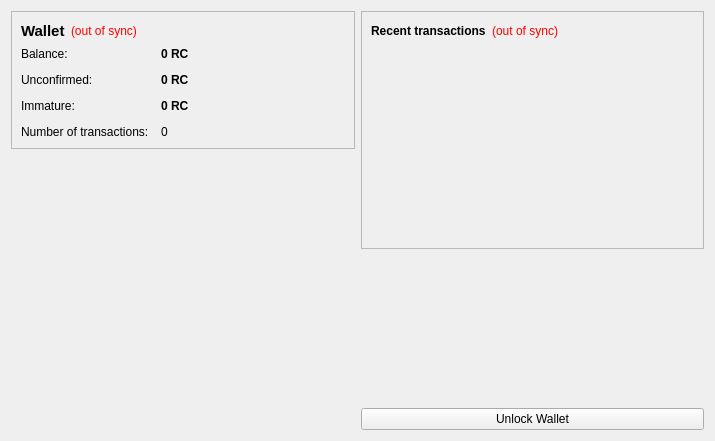
<?xml version="1.0" encoding="UTF-8"?>
<ui version="4.0">
 <class>OverviewPage</class>
 <widget class="QWidget" name="OverviewPage">
  <property name="geometry">
   <rect>
    <x>0</x>
    <y>0</y>
    <width>715</width>
    <height>441</height>
   </rect>
  </property>
  <property name="windowTitle">
   <string>Form</string>
  </property>
  <layout class="QHBoxLayout" name="horizontalLayout" stretch="1,1">
   <item>
    <layout class="QVBoxLayout" name="verticalLayout_2">
     <item>
      <widget class="QFrame" name="frame">
       <property name="frameShape">
        <enum>QFrame::StyledPanel</enum>
       </property>
       <property name="frameShadow">
        <enum>QFrame::Raised</enum>
       </property>
       <layout class="QVBoxLayout" name="verticalLayout_4">
        <item>
         <layout class="QHBoxLayout" name="horizontalLayout_4">
          <item>
           <widget class="QLabel" name="label_5">
            <property name="font">
             <font>
              <pointsize>11</pointsize>
              <weight>75</weight>
              <bold>true</bold>
             </font>
            </property>
            <property name="text">
             <string>Wallet</string>
            </property>
           </widget>
          </item>
          <item>
           <widget class="QLabel" name="labelWalletStatus">
            <property name="toolTip">
             <string>&lt;html&gt;&lt;head/&gt;&lt;body&gt;&lt;p&gt;The displayed information may be out of date. Your wallet automatically synchronizes with the RC network after a connection is established, but this process has not completed yet.&lt;/p&gt;&lt;/body&gt;&lt;/html&gt;</string>
            </property>
            <property name="styleSheet">
             <string notr="true">QLabel { color: red; }</string>
            </property>
            <property name="text">
             <string notr="true">(out of sync)</string>
            </property>
            <property name="alignment">
             <set>Qt::AlignLeading|Qt::AlignLeft|Qt::AlignVCenter</set>
            </property>
           </widget>
          </item>
          <item>
           <spacer name="horizontalSpacer_2">
            <property name="orientation">
             <enum>Qt::Horizontal</enum>
            </property>
            <property name="sizeHint" stdset="0">
             <size>
              <width>40</width>
              <height>20</height>
             </size>
            </property>
           </spacer>
          </item>
         </layout>
        </item>
        <item>
         <layout class="QFormLayout" name="formLayout_2">
          <property name="fieldGrowthPolicy">
           <enum>QFormLayout::AllNonFixedFieldsGrow</enum>
          </property>
          <property name="horizontalSpacing">
           <number>12</number>
          </property>
          <property name="verticalSpacing">
           <number>12</number>
          </property>
          <item row="0" column="0">
           <widget class="QLabel" name="label">
            <property name="text">
             <string>Balance:</string>
            </property>
           </widget>
          </item>
          <item row="0" column="1">
           <widget class="QLabel" name="labelBalance">
            <property name="font">
             <font>
              <weight>75</weight>
              <bold>true</bold>
             </font>
            </property>
            <property name="cursor">
             <cursorShape>IBeamCursor</cursorShape>
            </property>
            <property name="toolTip">
             <string>Your current balance</string>
            </property>
            <property name="text">
             <string notr="true">0 RC</string>
            </property>
            <property name="textInteractionFlags">
             <set>Qt::LinksAccessibleByMouse|Qt::TextSelectableByKeyboard|Qt::TextSelectableByMouse</set>
            </property>
           </widget>
          </item>
          <item row="2" column="0">
           <widget class="QLabel" name="label_3">
            <property name="text">
             <string>Unconfirmed:</string>
            </property>
           </widget>
          </item>
          <item row="2" column="1">
           <widget class="QLabel" name="labelUnconfirmed">
            <property name="font">
             <font>
              <weight>75</weight>
              <bold>true</bold>
             </font>
            </property>
            <property name="cursor">
             <cursorShape>IBeamCursor</cursorShape>
            </property>
            <property name="toolTip">
             <string>Total of transactions that have yet to be confirmed, and do not yet count toward the current balance</string>
            </property>
            <property name="text">
             <string notr="true">0 RC</string>
            </property>
            <property name="textInteractionFlags">
             <set>Qt::LinksAccessibleByMouse|Qt::TextSelectableByKeyboard|Qt::TextSelectableByMouse</set>
            </property>
           </widget>
          </item>
          <item row="3" column="0">
           <widget class="QLabel" name="labelImmatureText">
            <property name="text">
             <string>Immature:</string>
            </property>
           </widget>
          </item>
          <item row="3" column="1">
           <widget class="QLabel" name="labelImmature">
            <property name="font">
             <font>
              <weight>75</weight>
              <bold>true</bold>
             </font>
            </property>
            <property name="toolTip">
             <string>Mined balance that has not yet matured</string>
            </property>
            <property name="text">
             <string notr="true">0 RC</string>
            </property>
            <property name="textInteractionFlags">
             <set>Qt::LinksAccessibleByMouse|Qt::TextSelectableByKeyboard|Qt::TextSelectableByMouse</set>
            </property>
           </widget>
          </item>
          <item row="4" column="0">
           <widget class="QLabel" name="label_2">
            <property name="text">
             <string>Number of transactions:</string>
            </property>
           </widget>
          </item>
          <item row="4" column="1">
           <widget class="QLabel" name="labelNumTransactions">
            <property name="toolTip">
             <string>Total number of transactions in wallet</string>
            </property>
            <property name="text">
             <string notr="true">0</string>
            </property>
           </widget>
          </item>
         </layout>
        </item>
       </layout>
      </widget>
     </item>
     <item>
      <spacer name="verticalSpacer">
       <property name="orientation">
        <enum>Qt::Vertical</enum>
       </property>
       <property name="sizeHint" stdset="0">
        <size>
         <width>20</width>
         <height>40</height>
        </size>
       </property>
      </spacer>
     </item>
     <item>
      <widget class="QLabel" name="label_6">
       <property name="text">
        <string/>
       </property>
       <property name="pixmap">
        <pixmap resource="../bitcoin.qrc">:/images/backg</pixmap>
       </property>
       <property name="scaledContents">
        <bool>false</bool>
       </property>
       <property name="alignment">
        <set>Qt::AlignCenter</set>
       </property>
       <property name="margin">
        <number>-2</number>
       </property>
      </widget>
     </item>
    </layout>
   </item>
   <item>
    <layout class="QVBoxLayout" name="verticalLayout_3">
     <item>
      <widget class="QFrame" name="frame_2">
       <property name="frameShape">
        <enum>QFrame::StyledPanel</enum>
       </property>
       <property name="frameShadow">
        <enum>QFrame::Raised</enum>
       </property>
       <layout class="QVBoxLayout" name="verticalLayout">
        <item>
         <layout class="QHBoxLayout" name="horizontalLayout_2">
          <item>
           <widget class="QLabel" name="label_4">
            <property name="text">
             <string>&lt;b&gt;Recent transactions&lt;/b&gt;</string>
            </property>
           </widget>
          </item>
          <item>
           <widget class="QLabel" name="labelTransactionsStatus">
            <property name="toolTip">
             <string>&lt;html&gt;&lt;head/&gt;&lt;body&gt;&lt;p&gt;The displayed information may be out of date. Your wallet automatically synchronizes with the RC network after a connection is established, but this process has not completed yet.&lt;/p&gt;&lt;/body&gt;&lt;/html&gt;</string>
            </property>
            <property name="styleSheet">
             <string notr="true">QLabel { color: red; }</string>
            </property>
            <property name="text">
             <string notr="true">(out of sync)</string>
            </property>
            <property name="alignment">
             <set>Qt::AlignRight|Qt::AlignTrailing|Qt::AlignVCenter</set>
            </property>
           </widget>
          </item>
          <item>
           <spacer name="horizontalSpacer">
            <property name="orientation">
             <enum>Qt::Horizontal</enum>
            </property>
            <property name="sizeHint" stdset="0">
             <size>
              <width>40</width>
              <height>20</height>
             </size>
            </property>
           </spacer>
          </item>
         </layout>
        </item>
        <item>
         <widget class="QListView" name="listTransactions">
          <property name="styleSheet">
           <string notr="true">QListView { background: transparent; }</string>
          </property>
          <property name="frameShape">
           <enum>QFrame::NoFrame</enum>
          </property>
          <property name="verticalScrollBarPolicy">
           <enum>Qt::ScrollBarAlwaysOff</enum>
          </property>
          <property name="horizontalScrollBarPolicy">
           <enum>Qt::ScrollBarAlwaysOff</enum>
          </property>
          <property name="selectionMode">
           <enum>QAbstractItemView::NoSelection</enum>
          </property>
         </widget>
        </item>
       </layout>
      </widget>
     </item>
     <item>
      <spacer name="verticalSpacer_2">
       <property name="orientation">
        <enum>Qt::Vertical</enum>
       </property>
       <property name="sizeHint" stdset="0">
        <size>
         <width>20</width>
         <height>40</height>
        </size>
       </property>
      </spacer>
     </item>
     <item>
      <widget class="QPushButton" name="unlockWalletButton">
       <property name="text">
        <string>Unlock Wallet</string>
       </property>
      </widget>
     </item>
    </layout>
   </item>
  </layout>
 </widget>
 <resources>
  <include location="../bitcoin.qrc"/>
 </resources>
 <connections/>
</ui>
